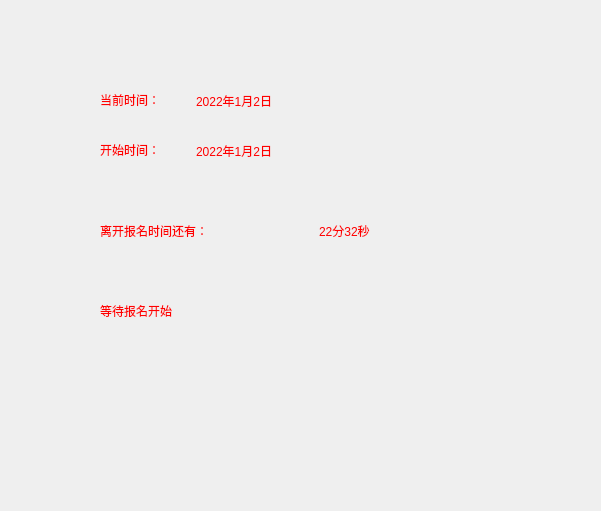
<?xml version="1.0" encoding="UTF-8"?>
<ui version="4.0">
 <class>waitPost</class>
 <widget class="QWidget" name="waitPost">
  <property name="geometry">
   <rect>
    <x>0</x>
    <y>0</y>
    <width>601</width>
    <height>511</height>
   </rect>
  </property>
  <property name="windowTitle">
   <string>Form</string>
  </property>
  <widget class="QLabel" name="label_7">
   <property name="geometry">
    <rect>
     <x>100</x>
     <y>290</y>
     <width>481</width>
     <height>41</height>
    </rect>
   </property>
   <property name="minimumSize">
    <size>
     <width>170</width>
     <height>24</height>
    </size>
   </property>
   <property name="styleSheet">
    <string notr="true">font: 700 14pt &quot;Microsoft YaHei UI&quot;;
color: rgb(255, 0, 0);</string>
   </property>
   <property name="text">
    <string>等待报名开始</string>
   </property>
  </widget>
  <widget class="QWidget" name="layoutWidget">
   <property name="geometry">
    <rect>
     <x>100</x>
     <y>80</y>
     <width>431</width>
     <height>41</height>
    </rect>
   </property>
   <layout class="QHBoxLayout" name="horizontalLayout">
    <item>
     <widget class="QLabel" name="label">
      <property name="minimumSize">
       <size>
        <width>90</width>
        <height>20</height>
       </size>
      </property>
      <property name="maximumSize">
       <size>
        <width>90</width>
        <height>20</height>
       </size>
      </property>
      <property name="styleSheet">
       <string notr="true">font: 700 14pt &quot;Microsoft YaHei UI&quot;;
color: rgb(255, 0, 0);</string>
      </property>
      <property name="text">
       <string>当前时间：</string>
      </property>
     </widget>
    </item>
    <item>
     <widget class="QLabel" name="current_time">
      <property name="minimumSize">
       <size>
        <width>310</width>
        <height>20</height>
       </size>
      </property>
      <property name="styleSheet">
       <string notr="true">font: 700 14pt &quot;Microsoft YaHei UI&quot;;
color: rgb(255, 0, 0);</string>
      </property>
      <property name="text">
       <string>2022年1月2日</string>
      </property>
     </widget>
    </item>
   </layout>
  </widget>
  <widget class="QWidget" name="layoutWidget">
   <property name="geometry">
    <rect>
     <x>100</x>
     <y>130</y>
     <width>431</width>
     <height>41</height>
    </rect>
   </property>
   <layout class="QHBoxLayout" name="horizontalLayout_2">
    <item>
     <widget class="QLabel" name="label_4">
      <property name="minimumSize">
       <size>
        <width>90</width>
        <height>20</height>
       </size>
      </property>
      <property name="maximumSize">
       <size>
        <width>90</width>
        <height>20</height>
       </size>
      </property>
      <property name="styleSheet">
       <string notr="true">font: 700 14pt &quot;Microsoft YaHei UI&quot;;
color: rgb(255, 0, 0);</string>
      </property>
      <property name="text">
       <string>开始时间：</string>
      </property>
     </widget>
    </item>
    <item>
     <widget class="QLabel" name="start_time">
      <property name="minimumSize">
       <size>
        <width>310</width>
        <height>20</height>
       </size>
      </property>
      <property name="styleSheet">
       <string notr="true">font: 700 14pt &quot;Microsoft YaHei UI&quot;;
color: rgb(255, 0, 0);</string>
      </property>
      <property name="text">
       <string>2022年1月2日</string>
      </property>
     </widget>
    </item>
   </layout>
  </widget>
  <widget class="QWidget" name="layoutWidget">
   <property name="geometry">
    <rect>
     <x>100</x>
     <y>210</y>
     <width>431</width>
     <height>41</height>
    </rect>
   </property>
   <layout class="QHBoxLayout" name="horizontalLayout_3">
    <item>
     <widget class="QLabel" name="label_5">
      <property name="minimumSize">
       <size>
        <width>170</width>
        <height>24</height>
       </size>
      </property>
      <property name="styleSheet">
       <string notr="true">font: 700 14pt &quot;Microsoft YaHei UI&quot;;
color: rgb(255, 0, 0);</string>
      </property>
      <property name="text">
       <string>离开报名时间还有：</string>
      </property>
     </widget>
    </item>
    <item>
     <widget class="QLabel" name="label_6">
      <property name="minimumSize">
       <size>
        <width>0</width>
        <height>0</height>
       </size>
      </property>
      <property name="styleSheet">
       <string notr="true">font: 700 14pt &quot;Microsoft YaHei UI&quot;;
color: rgb(255, 0, 0);</string>
      </property>
      <property name="text">
       <string>22分32秒</string>
      </property>
     </widget>
    </item>
   </layout>
  </widget>
 </widget>
 <resources/>
 <connections/>
</ui>
